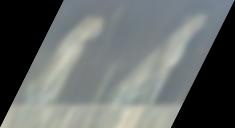
#> input picture lab3/image1.jpg, 235 x 128 px
$ jupyter execute lab_3.ipynb
#> lines starting #> are read from the running program, lines starting #| are printed output that depends on the picture; after the words box and inside, x2 and y2 are one past the last pixel; in counts of white or black regions, pixels touching at a corner belong together
[cell 1]
import numpy as np
import cv2  as cv
import matplotlib.pyplot as plt

[cell 2]
image = cv.imread('image1.jpg')
#> image is the input picture: shape (128, 235, 3); mean B, G, R 106.4, 107.5, 103.1

[cell 3]
plt.imshow(image)

## Преобразование из brg в rgb

[cell 4]
#Преобразуем изображение в rgb
rgb_image = cv.cvtColor(image, cv.COLOR_BGR2RGB)
plt.imshow(rgb_image)

## Применение матрицы сдвига в направление оси X

[cell 5]
(h, w, d) = rgb_image.shape
#> h = 128; w = 235; d = 3

M = np.float32([ [1, 0.5, 0],
               [0, 1, 0],
              [0, 0  , 1] ])
warped = cv.warpPerspective(rgb_image,M,(w,h))
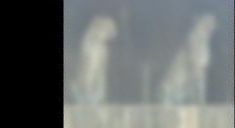
#> warped: shape (128, 235, 3); mean R, G, B 103.1, 107.6, 106.4
plt.imshow(warped)

## Кадрирование изображение (избавление от черного фона)

[cell 6]
gray_image = cv.cvtColor(warped,cv.COLOR_RGB2GRAY)

plt.imshow(gray_image, cmap='gray', vmin = 0, vmax = 255)

[cell 7]
# Преобразование в двоичный формат
_,thresh = cv.threshold(gray_image,30,255,cv.THRESH_BINARY)
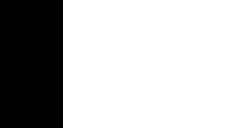
#> thresh: shape (128, 235); 73.2% white; 1 black region, box (x1, y1, x2, y2) and area: (0, 0, 63, 128) 8064

#Поиск конутра
contours,hierarchy = cv.findContours(thresh,cv.RETR_EXTERNAL,cv.CHAIN_APPROX_SIMPLE)
#> contours = [[[63, 0], [63, 127], [234, 127], [234, 0]]]
cnt = contours[0]
#> cnt = [[63, 0], [63, 127], [234, 127], [234, 0]]

#Кадрирование
x,y,w,h= cv.boundingRect(cnt)
#> x = 63; y = 0; w = 172
croped_image = warped[y:y+h,x:x+w]
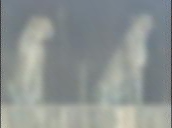
#> croped_image: shape (128, 172, 3); mean R, G, B 140.8, 146.9, 145.3

plt.imshow(croped_image)

[cell 8]
histSize = [256]
range = [0, 256]


def plot_rgb_hist(image, histSize, range):
    histSize = [256]
    range = [0, 256]
    for i, col in enumerate(['b', 'g', 'r']):
        hist = cv.calcHist([image], [i], None, histSize, range)
        plt.plot(hist, color=col)
        plt.xlim(range)

[cell 9]
croped_image
clahe = cv.createCLAHE(clipLimit=4.0, tileGridSize=(8, 8))

rgb_result_image = np.empty(np.shape(croped_image), np.uint8)
rgb_result_image[:, :, 1] = clahe.apply(croped_image[:, :, 1])
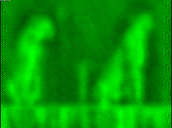
#> rgb_result_image: shape (128, 172, 3); mean R, G, B 1, 151.2, 1
rgb_result_image[:, :, 2] = clahe.apply(croped_image[:, :, 2])
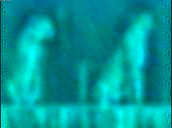
#> rgb_result_image: shape (128, 172, 3); mean R, G, B 1, 151.2, 151.5
rgb_result_image[:, :, 0] =clahe.apply(croped_image[:, :, 0])
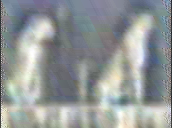
#> rgb_result_image: shape (128, 172, 3); mean R, G, B 146.4, 151.2, 151.5


gs = plt.GridSpec(2, 2)
plt.figure(figsize=(10, 8))
plt.subplot(gs[0])
plt.imshow(croped_image)
plt.subplot(gs[1])
plt.imshow(rgb_result_image)
plt.subplot(gs[2])
plot_rgb_hist(croped_image, histSize, range)
plt.subplot(gs[3])
plot_rgb_hist(rgb_result_image, histSize, range)

plt.show()
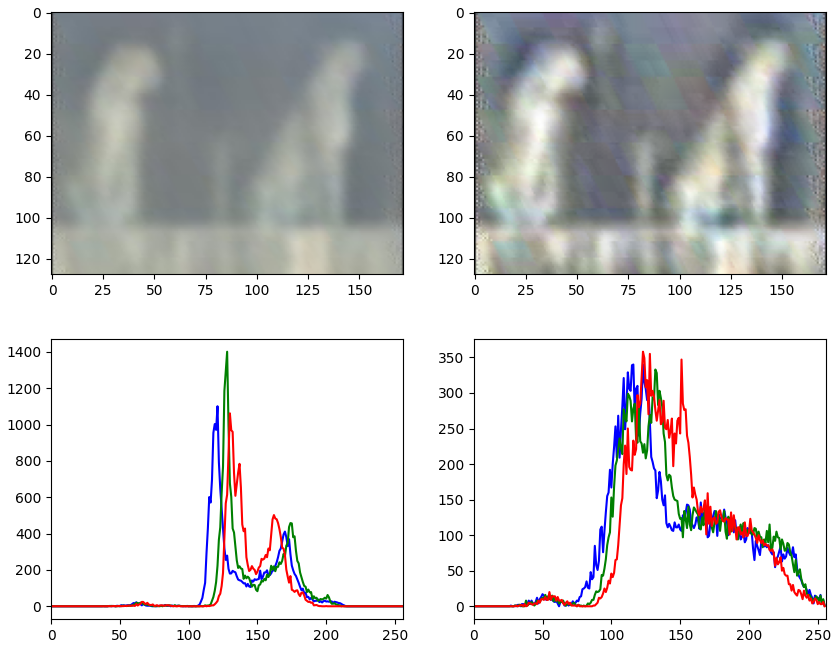
#> figure drawn by matplotlib, 4 panels; panel 3: curve peaks at x = 121, y = 1101; panel 3: curve peaks at x = 128, y = 1401; panel 3: curve peaks at x = 130, y = 1062; panel 4: curve peaks at x = 116, y = 340

# Улучшение изображения

[cell 10]
kernel1 = np.asarray([[-1, -1, -1], [-1, 9, -1], [-1, -1, -1]])
filtered_image = cv.filter2D(rgb_result_image, -1, kernel1)
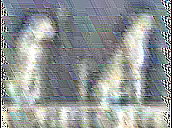
#> filtered_image: shape (128, 172, 3); mean R, G, B 146, 150.8, 150.9

filtered_image = cv.GaussianBlur(filtered_image, (3, 3), 1)
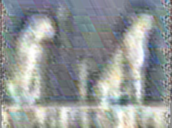
#> filtered_image: shape (128, 172, 3); mean R, G, B 146.7, 151.5, 151.6


gs = plt.GridSpec(1, 2)
plt.figure(figsize=(9, 8))
plt.subplot(gs[0])
plt.imshow(rgb_result_image)
plt.subplot(gs[1])
plt.imshow(filtered_image)

plt.show()
cv.imwrite("result_image.jpg", filtered_image)
#> Out = True
